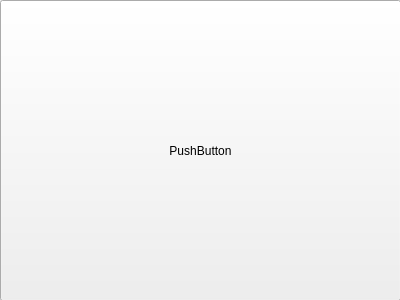
<?xml version="1.0" encoding="UTF-8"?>
<ui version="4.0">
 <class>Form</class>
 <widget class="QWidget" name="Form">
  <property name="geometry">
   <rect>
    <x>0</x>
    <y>0</y>
    <width>400</width>
    <height>300</height>
   </rect>
  </property>
  <property name="windowTitle">
   <string>Form</string>
  </property>
  <widget class="QPushButton" name="pushButton">
   <property name="geometry">
    <rect>
     <x>0</x>
     <y>0</y>
     <width>401</width>
     <height>301</height>
    </rect>
   </property>
   <property name="text">
    <string>PushButton</string>
   </property>
  </widget>
 </widget>
 <resources/>
 <connections/>
</ui>
